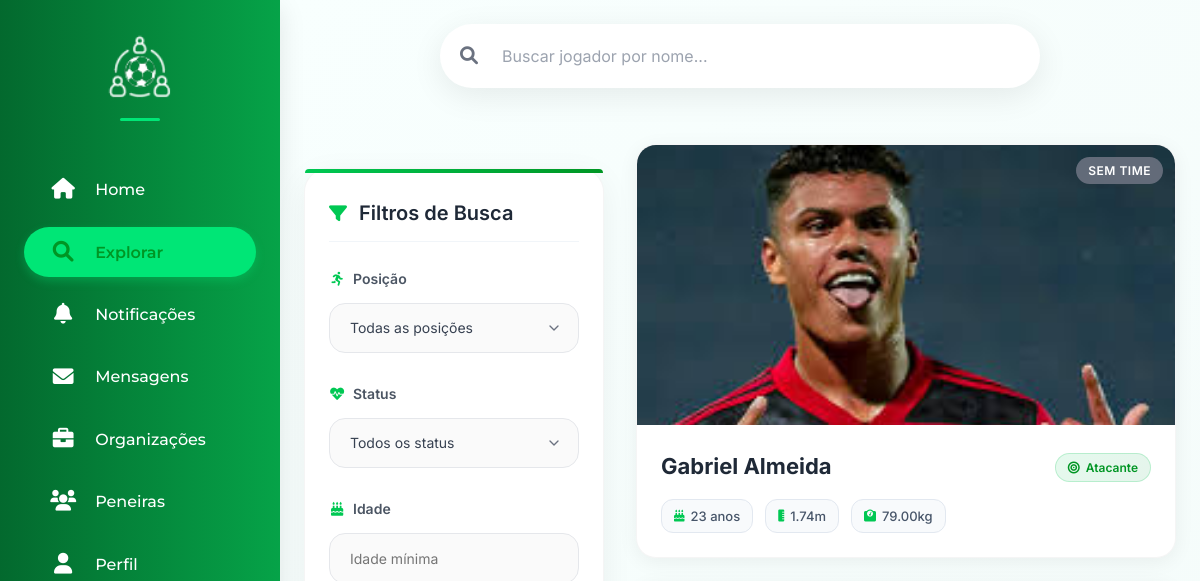
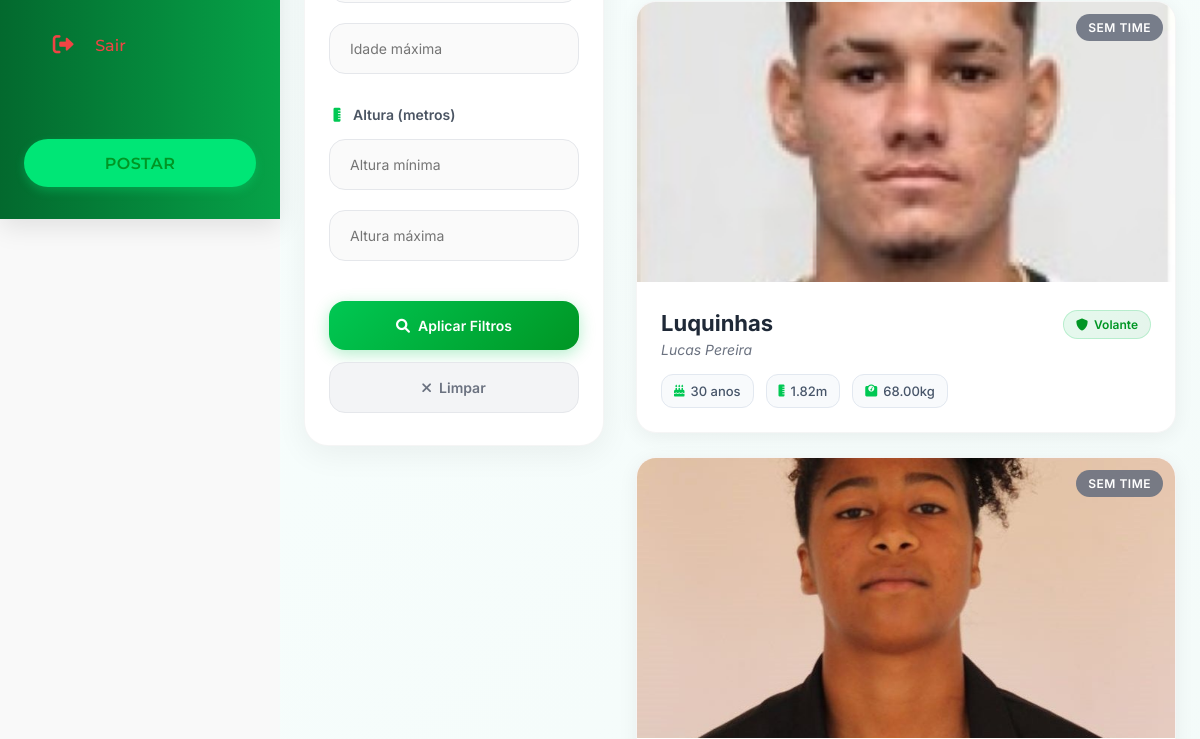
Page /app/views/buscaJogadores.php (signed in, upper part) on the earlier database version (2 pictures, top to bottom).
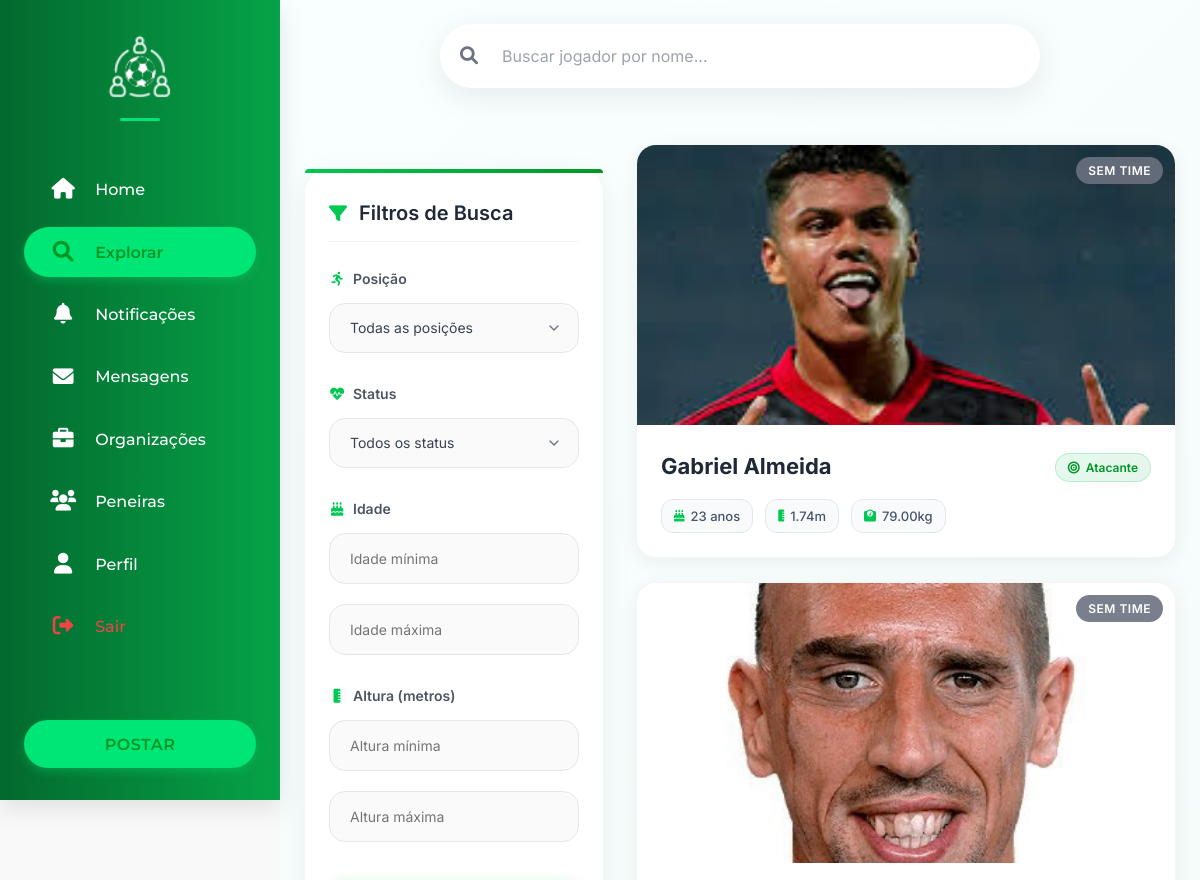
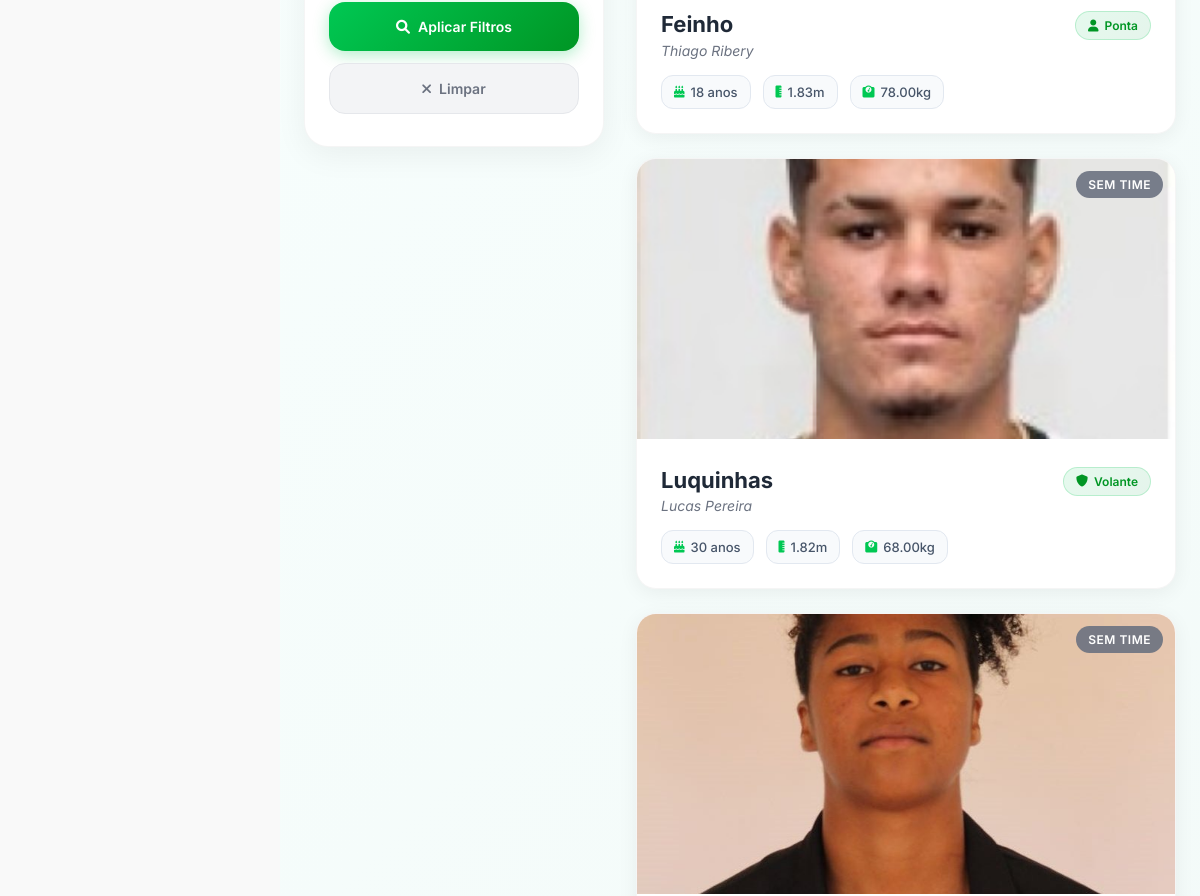
Same page on the later database version (2 pictures, top to bottom).
### tables this page shows
CREATE TABLE `tbl_jogador` (
  `id_jogador` int(11) NOT NULL,
  `id_user` int(11) NOT NULL,
  `id_time` int(11) DEFAULT NULL,
  `apelido` varchar(250) DEFAULT NULL,
  `altura` decimal(5,2) NOT NULL,
  `peso` decimal(5,2) NOT NULL,
  `posicao` varchar(150) DEFAULT 'Atacante',
  `estiloJogo` varchar(250) NOT NULL,
  `pe_dominante` varchar(100) NOT NULL,
  `descricao` varchar(1000) NOT NULL,
  `data_inicio_time` date DEFAULT NULL,
  `status` enum('sem time','ativo','lesionado','suspenso') DEFAULT 'sem time',
  `redes_sociais` longtext DEFAULT NULL COMMENT 'Redes sociais do jogador em formato JSON' CHECK (json_valid(`redes_sociais`))
);

CREATE TABLE `tbl_usuarios` (
  `id_user` int(11) NOT NULL,
  `nome` varchar(150) NOT NULL,
  `email` varchar(200) NOT NULL,
  `senha` varchar(150) NOT NULL,
  `data_nasc` date NOT NULL,
  `genero` enum('masculino','feminino','outro','prefiro não dizer') DEFAULT NULL,
  `foto_perfil` varchar(200) DEFAULT NULL,
  `telefone` varchar(15) DEFAULT NULL,
  `bio` text DEFAULT NULL,
  `rede_social` longtext DEFAULT NULL CHECK (json_valid(`rede_social`)),
  `cep` varchar(20) DEFAULT NULL,
  `rua` varchar(100) DEFAULT NULL,
  `bairro` varchar(100) DEFAULT NULL,
  `cidade` varchar(100) DEFAULT NULL,
  `estado` varchar(100) DEFAULT NULL,
  `status` enum('ativo','suspenso','desativado') DEFAULT 'ativo',
  `created_at` datetime DEFAULT current_timestamp(),
  `updated_at` datetime DEFAULT current_timestamp() ON UPDATE current_timestamp()
);

### app/views/buscaJogadores.php (the view, shortened to what the changed rows need)
<?php
include("../views/topo.php");
include("navbar-social.php");
require("../../config/connect.php");
$jogadores_busca = [];
$termo_pesquisa = '';
$mostrar_resultados_busca = false;
function getPosicaoIcon($posicao) {
    switch($posicao) {
        case 'Atacante': return 'fas fa-bullseye';
        case 'Meia': return 'fas fa-exchange-alt';
        case 'Volante': return 'fas fa-shield-alt';
        case 'Zagueiro': return 'fas fa-user-shield';
        case 'Goleiro': return 'fas fa-hand-paper';
        default: return 'fas fa-user';
    }
}
function getStatusColor($status) {
    switch($status) {
        default: return 'status-default';
    }
}
$current_file = basename($_SERVER['PHP_SELF']);
?>
<link rel="stylesheet" href="../../public/css/buscaJogadores.css">
<link rel="stylesheet" href="https://cdnjs.cloudflare.com/ajax/libs/font-awesome/6.0.0-beta3/css/all.min.css">
<div class="jogadores-page">
    <div class="container">
        <?php if ($mostrar_resultados_busca): ?>
            <div class="resultado-busca-section">
                <div class="page-header">
                    <div class="header-content">
                        <button onclick="window.location.href='<?= $current_file ?>'" class="btn-voltar">
                            <i class="fas fa-arrow-left"></i>
                            Nova Busca
                        </button>
                        <div class="header-info">
                            <h1>Resultados da Busca</h1>
                            <p class="termo-pesquisa">
                                Buscando por: <span>"<?= htmlspecialchars($termo_pesquisa) ?>"</span>
                            </p>
                            <div class="resultado-count">
                                <?php if (count($jogadores_busca) > 0): ?>
                                    <i class="fas fa-users"></i>
                                    <?= count($jogadores_busca) ?> jogador<?= count($jogadores_busca) > 1 ? 'es' : '' ?> encontrado<?= count($jogadores_busca) > 1 ? 's' : '' ?>
                                <?php else: ?>
                                    <i class="fas fa-search"></i>
                                    Nenhum jogador encontrado
                                <?php endif; ?>
                            </div>
                        </div>
                    </div>
                </div>
                <?php if (count($jogadores_busca) > 0): ?>
                    <div class="jogadores-grid">
                        <?php foreach ($jogadores_busca as $jogador): ?>
                            <div class="jogador-card" onclick="window.location.href='perfilJogador.php?apelido=<?= urlencode($jogador['apelido']) ?>'">
                                <div class="card-image-container">
                                    <img
                                        src="<?= htmlspecialchars($jogador['foto_perfil'] ?: '../../public/images/profilePhotos/default-player.jpg') ?>"
                                        alt="Foto de <?= htmlspecialchars($jogador['nome']) ?>"
                                    >
                                    <div class="status-badge <?= getStatusColor($jogador['status']) ?>">
                                        <?= ucfirst($jogador['status']) ?>
                                    </div>
                                </div>
                                <div class="jogador-info">
                                    <div class="jogador-header">
                                        <div class="jogador-nome-principal">
                                            <?php if (!empty($jogador['apelido'])): ?>
                                                <div class="jogador-apelido"><?= htmlspecialchars($jogador['apelido']) ?></div>
                                                <div class="jogador-nome-real"><?= htmlspecialchars($jogador['nome']) ?></div>
                                            <?php else: ?>
                                                <div class="jogador-apelido"><?= htmlspecialchars($jogador['nome']) ?></div>
                                            <?php endif; ?>
                                        </div>
                                        <div class="posicao-badge">
                                            <i class="<?= getPosicaoIcon($jogador['posicao']) ?>"></i>
                                            <?= htmlspecialchars($jogador['posicao']) ?>
                                        </div>
                                    </div>
                                    <div class="jogador-stats">
                                        <?php if ($jogador['idade']): ?>
                                            <div class="stat-item">
                                                <i class="fas fa-birthday-cake"></i>
                                                <span><?= $jogador['idade'] ?> anos</span>
                                            </div>
                                        <?php endif; ?>
                                        <?php if ($jogador['altura']): ?>
                                            <div class="stat-item">
                                                <i class="fas fa-ruler-vertical"></i>
                                                <span><?= number_format($jogador['altura'], 2) ?>m</span>
                                            </div>
                                        <?php endif; ?>
                                        <?php if ($jogador['peso']): ?>
                                            <div class="stat-item">
                                                <i class="fas fa-weight"></i>
                                                <span><?= $jogador['peso'] ?>kg</span>
                                            </div>
                                        <?php endif; ?>
                                    </div>
                                    <?php if (!empty($jogador['estiloJogo'])): ?>
                                        <div class="estilo-jogo">
                                            <i class="fas fa-futbol"></i>
                                            <span><?= htmlspecialchars($jogador['estiloJogo']) ?></span>
                                        </div>
                                    <?php endif; ?>
                                </div>
                            </div>
                        <?php endforeach; ?>
                    </div>
                <?php else: ?>
                    <div class="no-results">
                        <div class="no-results-icon">
                            <i class="fas fa-search"></i>
                        </div>
                        <h2>Nenhum jogador encontrado</h2>
                        <p>Não encontramos jogadores com o termo "<?= htmlspecialchars($termo_pesquisa) ?>"</p>
                        <div class="suggestions">
                            <h3>Sugestões:</h3>
                            <ul>
                                <li>Verifique se o nome ou apelido está correto</li>
                                <li>Tente usar apenas parte do nome</li>
                                <li>Use termos mais gerais na busca</li>
                            </ul>
                        </div>
                        <button onclick="window.location.href='<?= $current_file ?>'" class="btn-nova-busca">
                            <i class="fas fa-search"></i>
                            Fazer nova busca
                        </button>
                    </div>
                <?php endif; ?>
            </div>
        <?php else: ?>
            <?php
            $where_sql = '';
            $sql = "
                SELECT
                    j.apelido,
                    u.nome,
                    TIMESTAMPDIFF(YEAR, u.data_nasc, CURDATE()) AS idade,
                    j.altura,
                    j.peso,
                    j.posicao,
                    j.status,
                    u.foto_perfil
                FROM tbl_jogador AS j
                INNER JOIN tbl_usuarios AS u ON j.id_user = u.id_user
                $where_sql
                ORDER BY j.apelido
            ";
            $result = mysqli_query($conn, $sql);
            ?>
            <ul class="jogadores-lista">
                <?php while ($row = mysqli_fetch_assoc($result)): ?>
                    <li class="jogador-card" onclick="window.location.href='perfilJogador.php?apelido=<?= urlencode($row['apelido']) ?>'">
                        <div class="card-image-container">
                            <img
                                src="<?= htmlspecialchars($row['foto_perfil'] ?: '../../public/images/profilePhotos/default-player.jpg') ?>"
                                alt="Foto de <?= htmlspecialchars($row['nome']) ?>"
                            >
                            <div class="status-badge <?= getStatusColor($row['status']) ?>">
                                <?= ucfirst($row['status']) ?>
                            </div>
                        </div>
                        <div class="jogador-info">
                            <div class="jogador-header">
                                <div class="jogador-nome-principal">
                                    <?php if (!empty($row['apelido'])): ?>
                                        <div class="jogador-apelido"><?= htmlspecialchars($row['apelido']) ?></div>
                                        <div class="jogador-nome-real"><?= htmlspecialchars($row['nome']) ?></div>
                                    <?php else: ?>
                                        <div class="jogador-apelido"><?= htmlspecialchars($row['nome']) ?></div>
                                    <?php endif; ?>
                                </div>
                                <div class="posicao-badge">
                                    <i class="<?= getPosicaoIcon($row['posicao']) ?>"></i>
                                    <?= htmlspecialchars($row['posicao']) ?>
                                </div>
                            </div>
                            <div class="jogador-stats">
                                <?php if ($row['idade']): ?>
                                    <div class="stat-item">
                                        <i class="fas fa-birthday-cake"></i>
                                        <span><?= $row['idade'] ?> anos</span>
                                    </div>
                                <?php endif; ?>
                                <?php if ($row['altura']): ?>
                                    <div class="stat-item">
                                        <i class="fas fa-ruler-vertical"></i>
                                        <span><?= number_format($row['altura'], 2) ?>m</span>
                                    </div>
                                <?php endif; ?>
                                <?php if ($row['peso']): ?>
                                    <div class="stat-item">
                                        <i class="fas fa-weight"></i>
                                        <span><?= $row['peso'] ?>kg</span>
                                    </div>
                                <?php endif; ?>
                            </div>
                        </div>
                    </li>
                <?php endwhile; ?>
            </ul>
        <?php endif; ?>
    </div>
</div>
<?php include("footer.php"); ?>

Differences in the rows shown:
added tbl_jogador: id_user.foto_perfil (picture), status "SEM TIME", apelido "Feinho", id_user.nome "Thiago Ribery", posicao "Ponta", idade "18", altura "1.83", peso "78.00"
